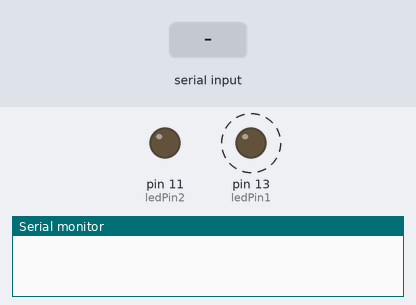
This sketch was run on a simulated Arduino Uno, built with avr-gcc and run on an emulated ATmega328P. On the bench: output pins drawn as LEDs (lit = HIGH), the last lines printed to the serial monitor. Dashed ring = blinking. The inputs (shaded band) are chosen by the test bench.

Above: at 1.1 s.
3.1 s: "1|" received over Serial
At 4.6 s:
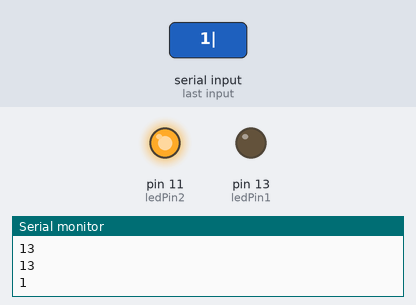
6.1 s: "0|" received over Serial
At 7.8 s:
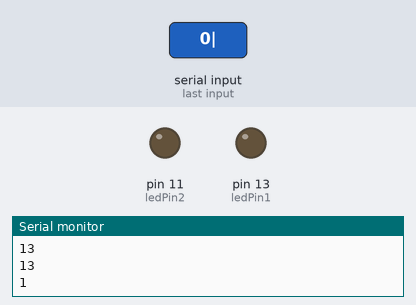
9.1 s: "2|" received over Serial
At 14.6 s:
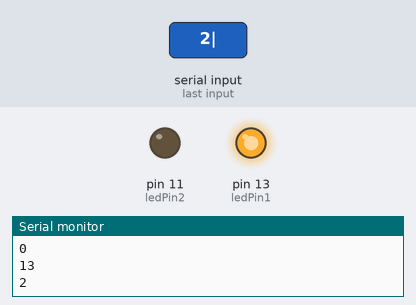
Timing chart, 0 to 18.1 s (numbered marks = the images above; inputs shaded):
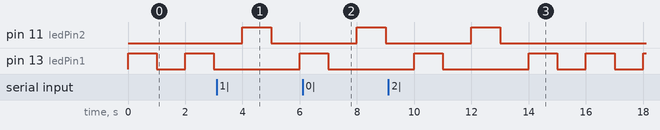

Measured:
- after the input at 3.1 s, pin 11 (ledPin2): LOW → HIGH after 0.90 s, → LOW 1.0 s later
- after the input at 6.1 s, pin 11 (ledPin2): LOW → HIGH after 1.9 s, → LOW 1.0 s later; pin 13 (ledPin1): goes on until 7.0 s, then stays LOW
- after the input at 9.1 s, pin 11 (ledPin2): LOW → HIGH after 2.9 s, → LOW 1.0 s later
- by itself, pin 13 (ledPin1): alternates HIGH for 1.0 s and LOW for 1.0 s

The sketch:

metoo-test.ino
```cpp
// the setup function runs once when you press reset or power the board

int ledPin1 = 13;
int ledPin2 = 11;
String inputString = "";
boolean stringComplete = false;

void setup() {
  // initialize digital pin LED_BUILTIN as an output.
  pinMode(ledPin1, OUTPUT);
  pinMode(ledPin2, OUTPUT);

  Serial.begin(9600);
  inputString.reserve(200);
  while (!Serial) {
    ; // wait for serial port to connect. Needed for native USB port only
  }
//  establishContact();  // send a byte to establish contact until receiver responds
}


// the loop function runs over and over again forever
void loop() {
  digitalWrite(ledPin1, HIGH);   // turn the LED on (HIGH is the voltage level)
  delay(1000);                       // wait for a second
  digitalWrite(ledPin1, LOW);    // turn the LED off by making the voltage LOW
  delay(1000);                       // wait for a second
  Serial.println(ledPin1);

  unsigned int t = 100;   // t: delay time

  if (Serial.available() > 0) {
    String s = Serial.readStringUntil('|');
    //Serial.print('revcd ');
    Serial.println(s);
    String hexValue = s;

    digitalWrite(ledPin2, HIGH);   // turn the LED on (HIGH is the voltage level)
    delay(1000);                       // wait for a second
    digitalWrite(ledPin2, LOW);    // turn the LED off by making the voltage LOW
    delay(1000);                       // wait for a second

  }
}

//Serial.flush();


void establishContact() {
  while (Serial.available() <= 0) {
    Serial.println("0,0,0");   // send an initial string
    delay(300);
  }
}
```
